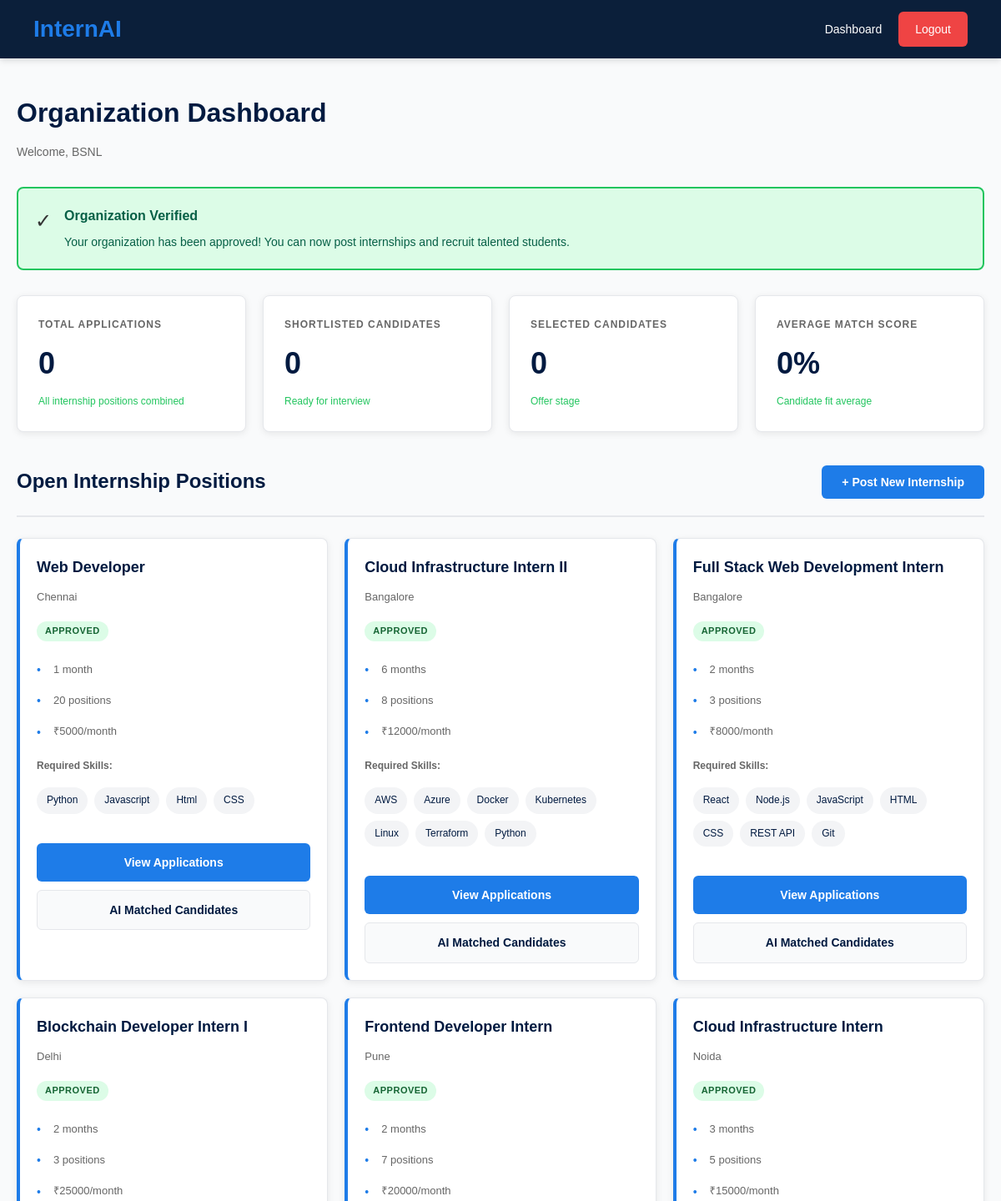
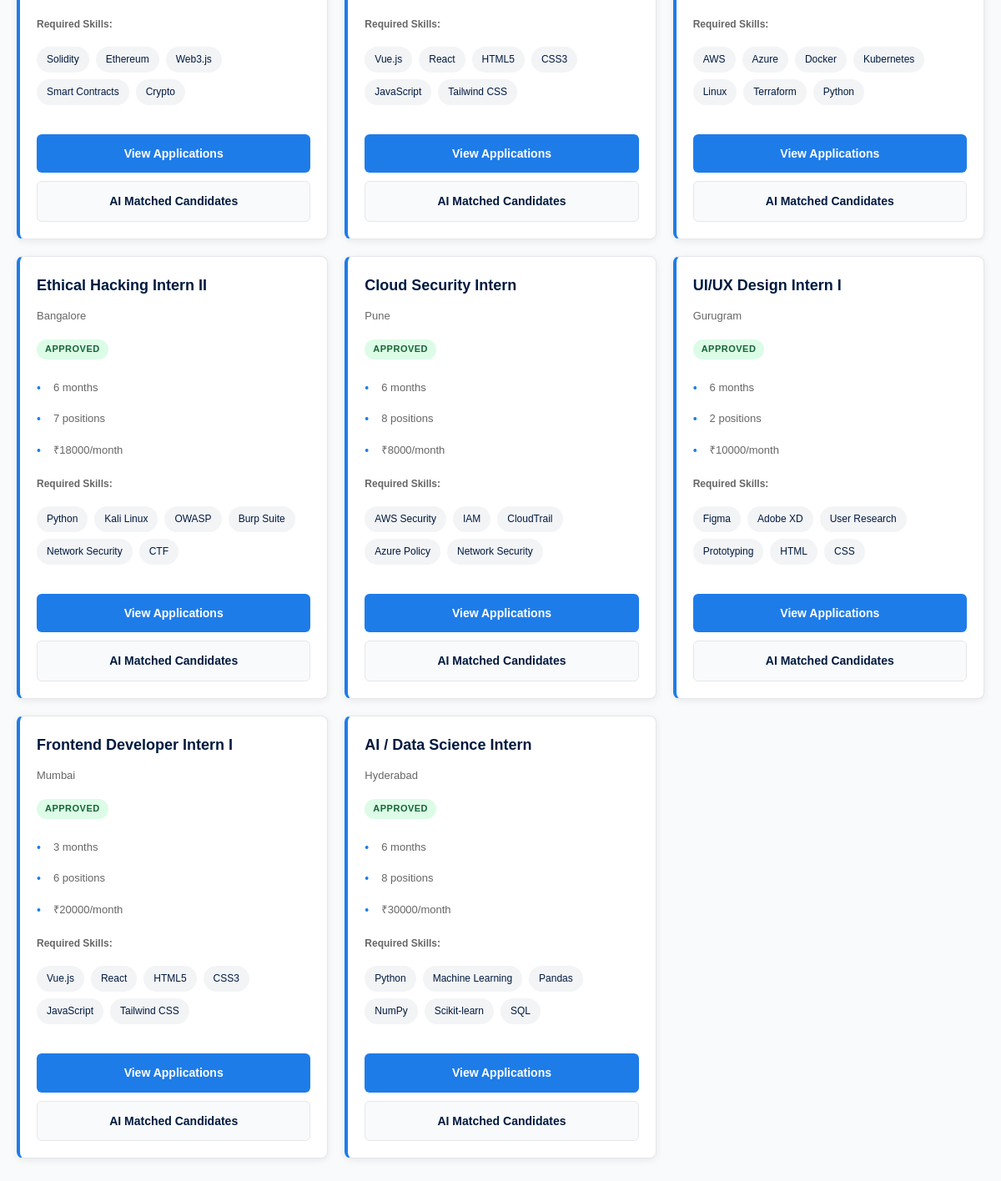
Page /organization (signed in) on the committed database (2 pictures, top to bottom).
### app.py (models this page shows)
class Organization(db.Model):
    id = db.Column(db.Integer, primary_key=True)
    user_id = db.Column(db.Integer)
    company_name = db.Column(db.String(200))
    cin_number = db.Column(db.String(100))
    registration_cert_path = db.Column(db.String(400))  # Path to registration certificate PDF
    domain_email = db.Column(db.String(100))
    linkedin_profile = db.Column(db.String(300))
    industry = db.Column(db.String(100))
    location = db.Column(db.String(200))
    description = db.Column(db.Text)
    is_verified = db.Column(db.Boolean, default=False)
    verification_status = db.Column(db.String(50), default='pending')  # pending, approved, rejected
    verification_notes = db.Column(db.Text)
    created_at = db.Column(db.DateTime, default=datetime.utcnow)

class Internship(db.Model):
    id = db.Column(db.Integer, primary_key=True)
    organization_id = db.Column(db.Integer)  # Use organization_id to match existing DB
    title = db.Column(db.String(200))
    skills_required = db.Column(db.Text)
    capacity = db.Column(db.Integer)
    location = db.Column(db.String(200), default='Remote')
    duration = db.Column(db.String(100), default='3 months')
    stipend = db.Column(db.String(100))
    status = db.Column(db.String(50), default='pending')  # pending until admin verifies
    created_at = db.Column(db.DateTime, default=datetime.utcnow)
    admin_notes = db.Column(db.Text)

### app.py (the view, shortened to what this page needs)
@app.route('/organization', methods=['GET','POST'])
@login_required
@role_required('organization')
def org_dashboard():
    org = Organization.query.filter_by(user_id=current_user.id).first()
    if not org or org.verification_status == 'not_submitted':
        return redirect(url_for('submit_verification'))
    internships = Internship.query.filter_by(organization_id=org.id if org else current_user.id).all()
    stats = {
        'total_applications': 0,
        'shortlisted': 0,
        'selected': 0,
        'avg_match': 0
    }
    return render_template('dashboard_org.html', internships=internships, stats=stats, org=org)

### app.py (called while the page is built)
def role_required(role):
    def decorator(f):
        @wraps(f)
        def decorated_function(*args, **kwargs):
            if not current_user.is_authenticated:
                return redirect(url_for('login'))
            if current_user.role != role:
                return redirect(url_for('home'))
            return f(*args, **kwargs)
        return decorated_function
    return decorator

@login_manager.user_loader
def load_user(user_id):
    return User.query.get(int(user_id))

### templates/dashboard_org.html (shortened to what this page needs)
{% extends "base.html" %} {% block content %}
<div class="container">
  <h1 class="page-title">Organization Dashboard</h1>
  <p class="page-subtitle">
    Welcome, {% if org %}{{ org.company_name }}{% else %}Organization{% endif %}
  </p>
  {% if org and not org.is_verified %}
  <div class="alert alert-warning">
    <div class="alert-icon">!</div>
    <div>
      <h3>Organization Verification Pending</h3>
      <p>
        Your organization is <strong>not yet verified</strong> by our admin
        team. You cannot post internships until verification is complete.
      </p>
      <p>
        <strong>Status:</strong>
        <span style="background: #fca5a5; padding: 2px 8px; border-radius: 4px"
          >{{ org.verification_status|upper }}</span
        >
      </p>
      <p>
        ✓ We verify your company details (CIN, domain email, LinkedIn) for
        legitimacy. This typically takes 24-48 hours. Thank you for your
        patience!
      </p>
    </div>
  </div>
  {% elif org and org.is_verified %}
  <div class="alert alert-success">
    <div class="alert-icon">&check;</div>
    <div>
      <h3>Organization Verified</h3>
      <p>
        Your organization has been approved! You can now post internships and
        recruit talented students.
      </p>
    </div>
  </div>
  {% endif %}
  <div class="stats-grid">
    <div class="stat-card">
      <div class="stat-label">Total Applications</div>
      <div class="stat-value">{{ stats.total_applications }}</div>
      <div class="stat-change">All internship positions combined</div>
    </div>
    <div class="stat-card">
      <div class="stat-label">Shortlisted Candidates</div>
      <div class="stat-value">{{ stats.shortlisted }}</div>
      <div class="stat-change">Ready for interview</div>
    </div>
    <div class="stat-card">
      <div class="stat-label">Selected Candidates</div>
      <div class="stat-value">{{ stats.selected }}</div>
      <div class="stat-change">Offer stage</div>
    </div>
    <div class="stat-card">
      <div class="stat-label">Average Match Score</div>
      <div class="stat-value">{{ stats.avg_match }}%</div>
      <div class="stat-change">Candidate fit average</div>
    </div>
  </div>
  <div class="dashboard-content">
    <div>
      <div class="section-header">
        <h2>Open Internship Positions</h2>
        {% if org and org.is_verified %}
        <button class="btn btn-primary" onclick="openPostInternshipModal()">
          + Post New Internship
        </button>
        {% endif %}
      </div>
      {% if internships %}
      <div class="cards-grid">
        {% for internship in internships %}
        <div class="card internship-card">
          <div>
            <h3 class="card-title">{{ internship.title }}</h3>
            <p class="card-subtitle">{{ internship.location }}</p>
            <span
              style="display:inline-block;padding:3px 10px;border-radius:20px;font-size:11px;font-weight:700;text-transform:uppercase;letter-spacing:0.5px;margin-bottom:8px;
              {% if internship.status == 'approved' %}background:#dcfce7;color:#166534;
              {% elif internship.status == 'rejected' %}background:#fee2e2;color:#991b1b;
              {% else %}background:#fef9c3;color:#92400e;{% endif %}"
            >
              {{ internship.status }}
            </span>
            <div class="internship-meta">
              <div class="meta-item">
                <span class="meta-icon">&bull;</span>
                <span>{{ internship.duration }}</span>
              </div>
              <div class="meta-item">
                <span class="meta-icon">&bull;</span>
                <span>{{ internship.capacity }} positions</span>
              </div>
              {% if internship.stipend %}
              <div class="meta-item">
                <span class="meta-icon">&bull;</span>
                <span>₹{{ internship.stipend }}/month</span>
              </div>
              {% endif %}
            </div>
            <div style="margin-top: 15px">
              <strong style="color: #666; font-size: 12px"
                >Required Skills:</strong
              >
              <div class="skills-container">
                {% for skill in internship.skills_required.split(',') %}
                <span class="skill">{{ skill.strip() }}</span>
                {% endfor %}
              </div>
            </div>
          </div>
          <div
            style="
              margin-top: 20px;
              display: flex;
              gap: 10px;
              flex-direction: column;
            "
          >
            <a
              href="/org/internship/{{ internship.id }}/applications"
              class="btn btn-primary"
              >View Applications</a
            >
            <a
              href="/org/internship/{{ internship.id }}/matched-candidates"
              class="btn btn-secondary"
              >AI Matched Candidates</a
            >
          </div>
        </div>
        {% endfor %}
      </div>
      {% endif %}
    </div>
  </div>
</div>
{% endblock %}

### static/style.css (style rules this page uses)
* { margin: 0; padding: 0; box-sizing: border-box; font-family: Arial, sans-serif; }
body { background: #f8fafc; color: #0b1f3a; }

### rows in the picture
Organization: company_name "BSNL"
Internship: title "Web Developer", location "Chennai", status "APPROVED", duration "1 month", capacity "20", stipend "5000", strip "Python" "Javascript" "Html" "CSS"
Internship: title "Cloud Infrastructure Intern II", location "Bangalore", status "APPROVED", duration "6 months", capacity "8", stipend "12000", strip "AWS" "Azure" "Docker" "Kubernetes" "Linux" "Terraform" "Python"
Internship: title "Full Stack Web Development Intern", location "Bangalore", status "APPROVED", duration "2 months", capacity "3", stipend "8000", strip "React" "Node.js" "JavaScript" "HTML" "CSS" "REST API" "Git"
Internship: title "Blockchain Developer Intern I", location "Delhi", status "APPROVED", duration "2 months", capacity "3", stipend "25000", strip "Solidity" "Ethereum" "Web3.js" "Smart Contracts" "Crypto"
Internship: title "Frontend Developer Intern", location "Pune", status "APPROVED", duration "2 months", capacity "7", stipend "20000", strip "Vue.js" "React" "HTML5" "CSS3" "JavaScript" "Tailwind CSS"
Internship: title "Cloud Infrastructure Intern", location "Noida", status "APPROVED", duration "3 months", capacity "5", stipend "15000", strip "AWS" "Azure" "Docker" "Kubernetes" "Linux" "Terraform" "Python"
Internship: title "Ethical Hacking Intern II", location "Bangalore", status "APPROVED", duration "6 months", capacity "7", stipend "18000", strip "Python" "Kali Linux" "OWASP" "Burp Suite" "Network Security" "CTF"
Internship: title "Cloud Security Intern", location "Pune", status "APPROVED", duration "6 months", capacity "8", stipend "8000", strip "AWS Security" "IAM" "CloudTrail" "Azure Policy" "Network Security"
Internship: title "UI/UX Design Intern I", location "Gurugram", status "APPROVED", duration "6 months", capacity "2", stipend "10000", strip "Figma" "Adobe XD" "User Research" "Prototyping" "HTML" "CSS"
Internship: title "Frontend Developer Intern I", location "Mumbai", status "APPROVED", duration "3 months", capacity "6", stipend "20000", strip "Vue.js" "React" "HTML5" "CSS3" "JavaScript" "Tailwind CSS"
Internship: title "AI / Data Science Intern", location "Hyderabad", status "APPROVED", duration "6 months", capacity "8", stipend "30000", strip "Python" "Machine Learning" "Pandas" "NumPy" "Scikit-learn" "SQL"

### other values in the picture
{{ stats.total_applications }} "0"
{{ stats.shortlisted }} "0"
{{ stats.selected }} "0"
{{ stats.avg_match }} "0"
